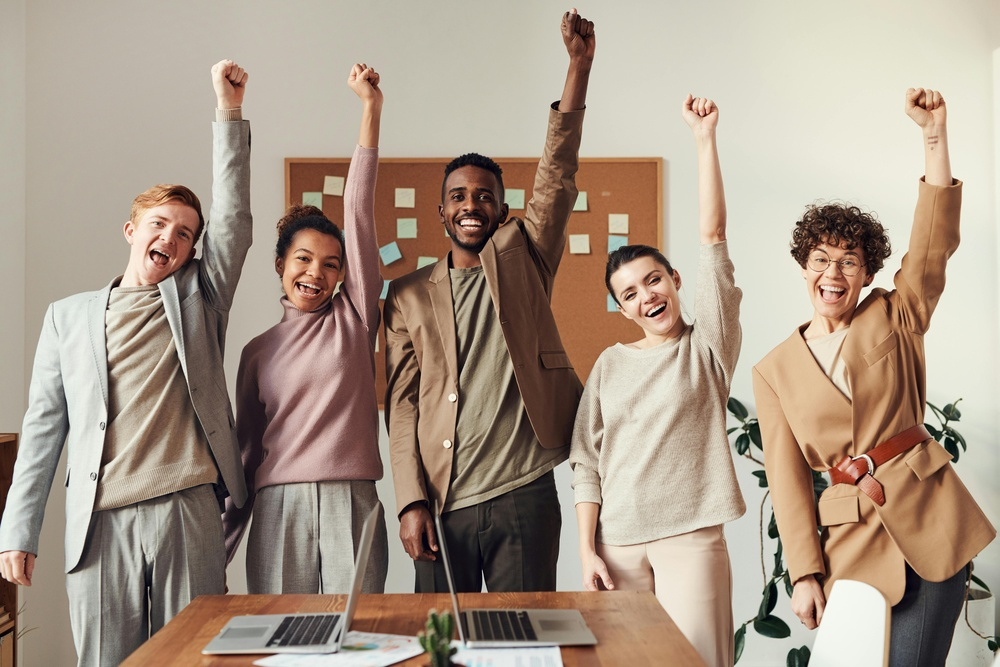
#> input picture IMAGES/people.jpg, 1000 x 667 px, shrunk from 6000 x 4000 before the run
$ python first.py
#> lines starting #> are read from the running program, lines starting #| are printed output that depends on the picture
import cv2
import numpy as np


# Load an image
image = cv2.imread("IMAGES/people.jpg")
#> image is the input picture: shape (667, 1000, 3); mean B, G, R 136.2, 152.1, 168.9


# Resize image
Resized=cv2.resize(image,[600,600])
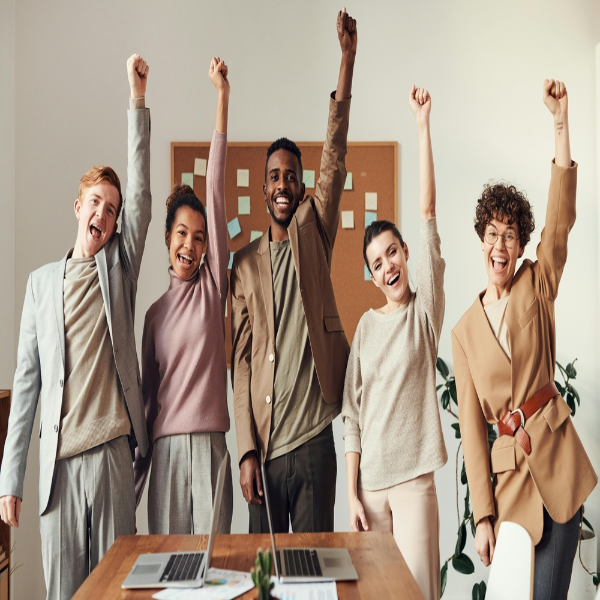
#> Resized: shape (600, 600, 3); mean B, G, R 136.1, 152, 168.8

blur= cv2.blur(Resized,(25,75))
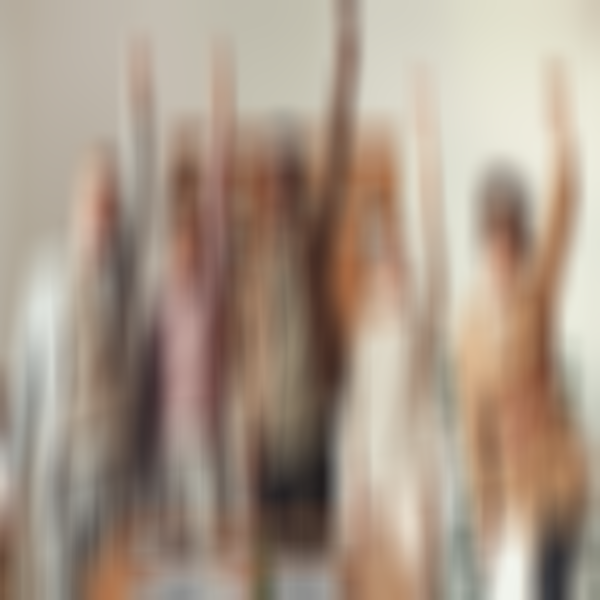
#> blur: shape (600, 600, 3); mean B, G, R 136.1, 152, 168.8

#put text
text=cv2.putText(Resized,'cute',(50,50),
     cv2.FONT_HERSHEY_SIMPLEX,1,(0,255,0),2)


blur= cv2.blur(Resized,(25,75))

gaussian=cv2.GaussianBlur(image,(7,7),0)

#canny edge detection
egde=cv2.Canny(image,10,50)
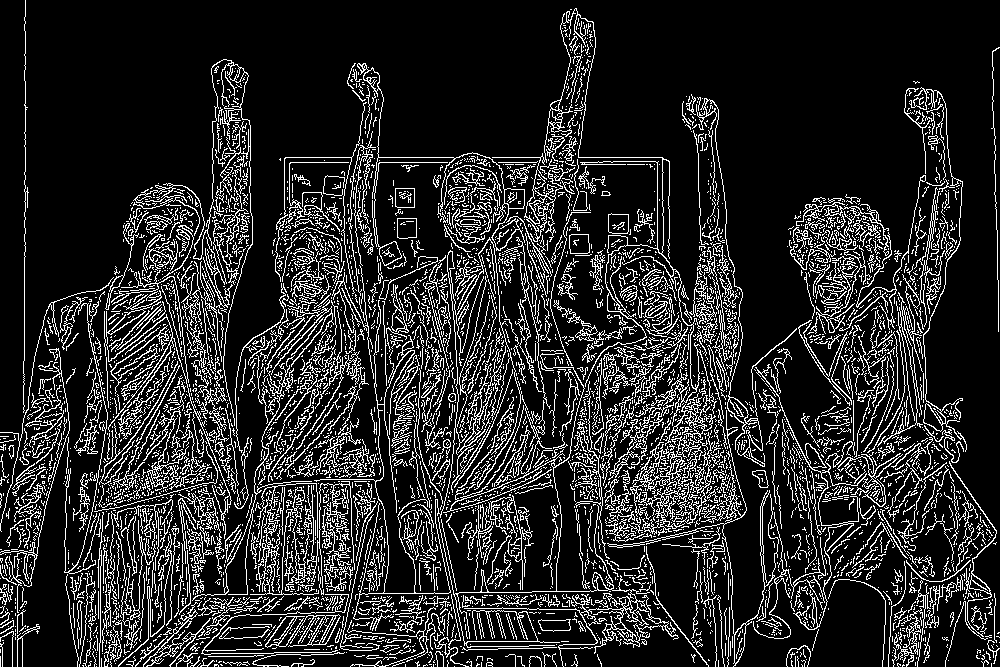
#> egde: shape (667, 1000); 15.6% white in thin lines or dots

#bilateral filter
bilateral=cv2.bilateralFilter(image,15,75,75)

cropped=Resized[20:100,100:200]
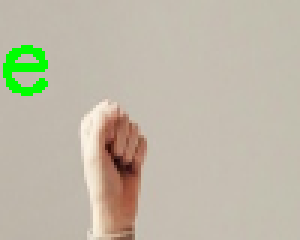
#> cropped: shape (80, 100, 3) (shown 3 times larger); mean B, G, R 167.5, 184.8, 190.3
#translation function
def translate(Resized,x,y):
#> called with x = -100, y = 100
    transMat=np.float32([[1,0,x],[0,1,y]])
    dimensions=(Resized.shape[1],Resized.shape[0])
#> dimensions = (1000, 667)
    return cv2.warpAffine(Resized, transMat, dimensions)
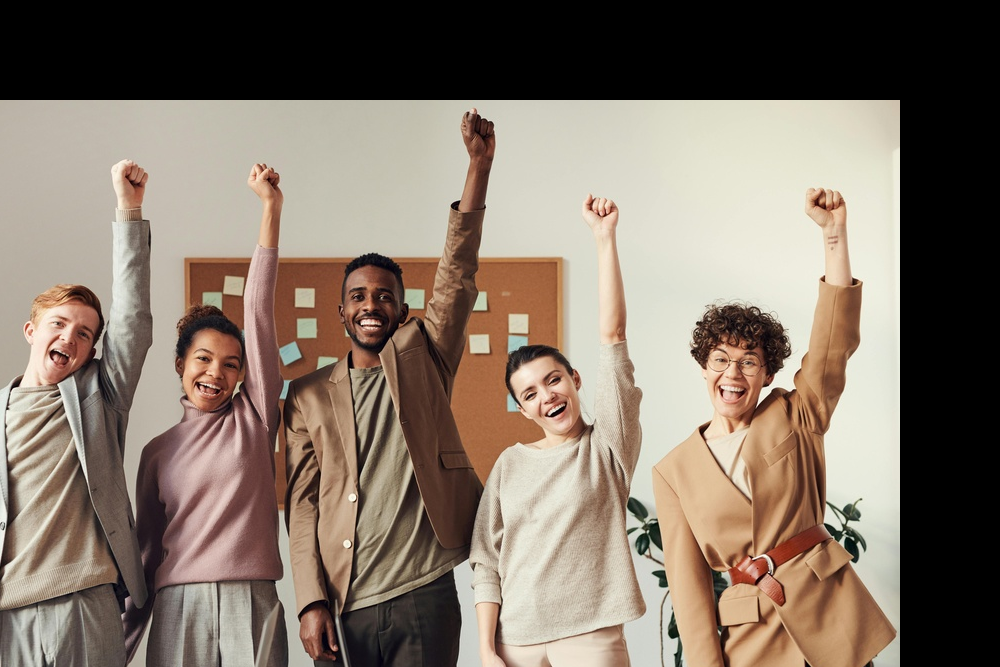
#> returned value: shape (667, 1000, 3); mean of channels 0, 1, 2 104.6, 117.4, 131.2; drawn as B, G, R

translate=translate(image,-100,100)
#cv2.imshow('translated', translate)

#Flipping
flip=cv2.flip(Resized,-1)
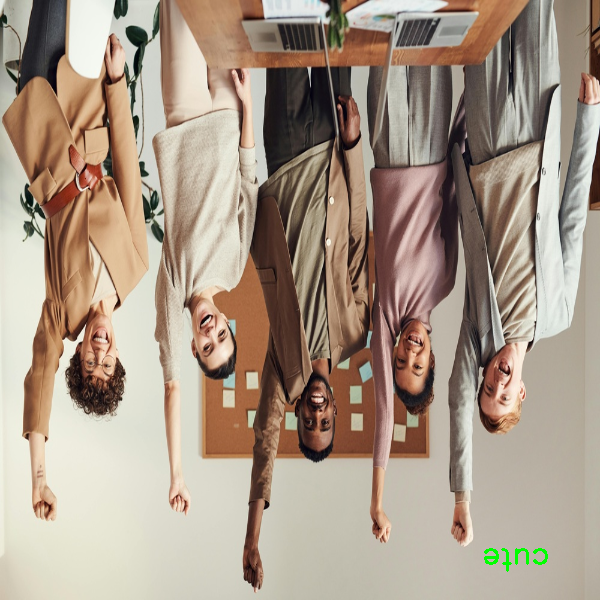
#> flip: shape (600, 600, 3); mean B, G, R 135.9, 152.1, 168.6
cv2.imshow('Flipped',flip)


# Display it
cv2.imshow("My Image", Resized)
# [6 lines of commented-out code are left out]
cv2.waitKey(0)
cv2.destroyAllWindows()

$ run again, with IMAGES/lucy.jpg copied over IMAGES/people.jpg
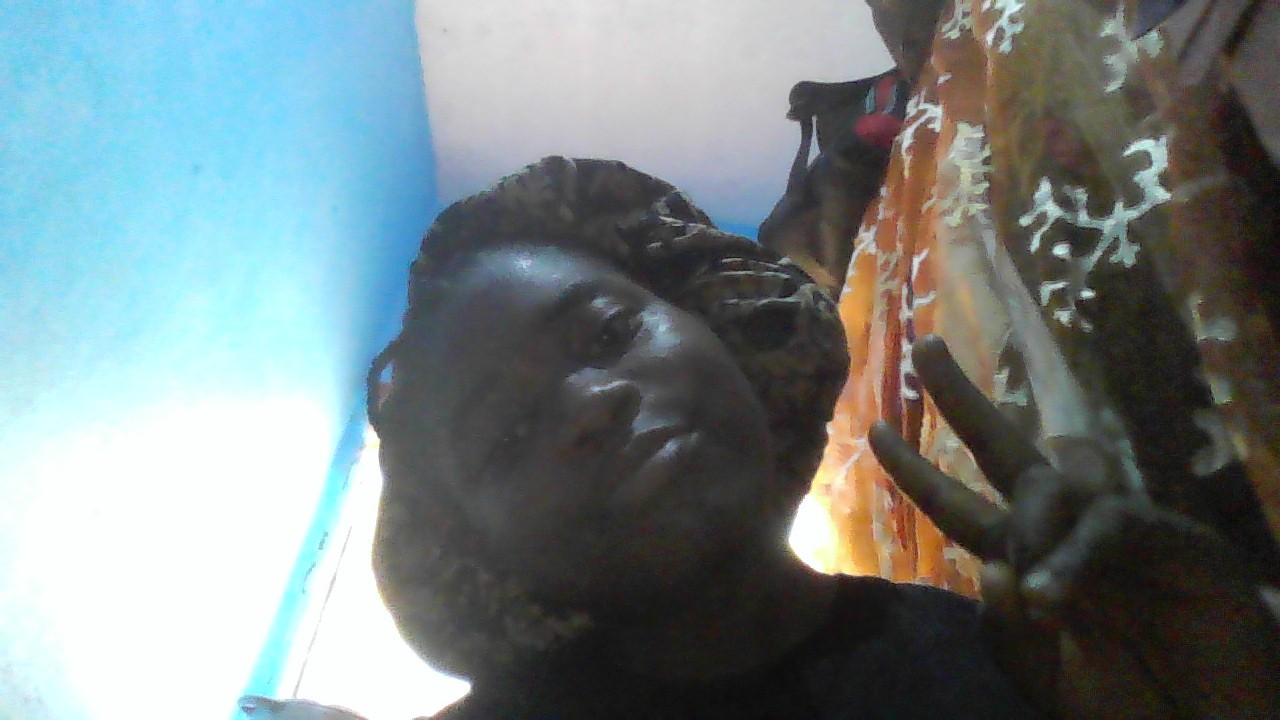
#> input picture IMAGES/lucy.jpg, 1280 x 720 px
#> image is the input picture: shape (720, 1280, 3); mean B, G, R 132.1, 130.8, 119.3
#> `egde=cv2.Canny(image,10,50)`:
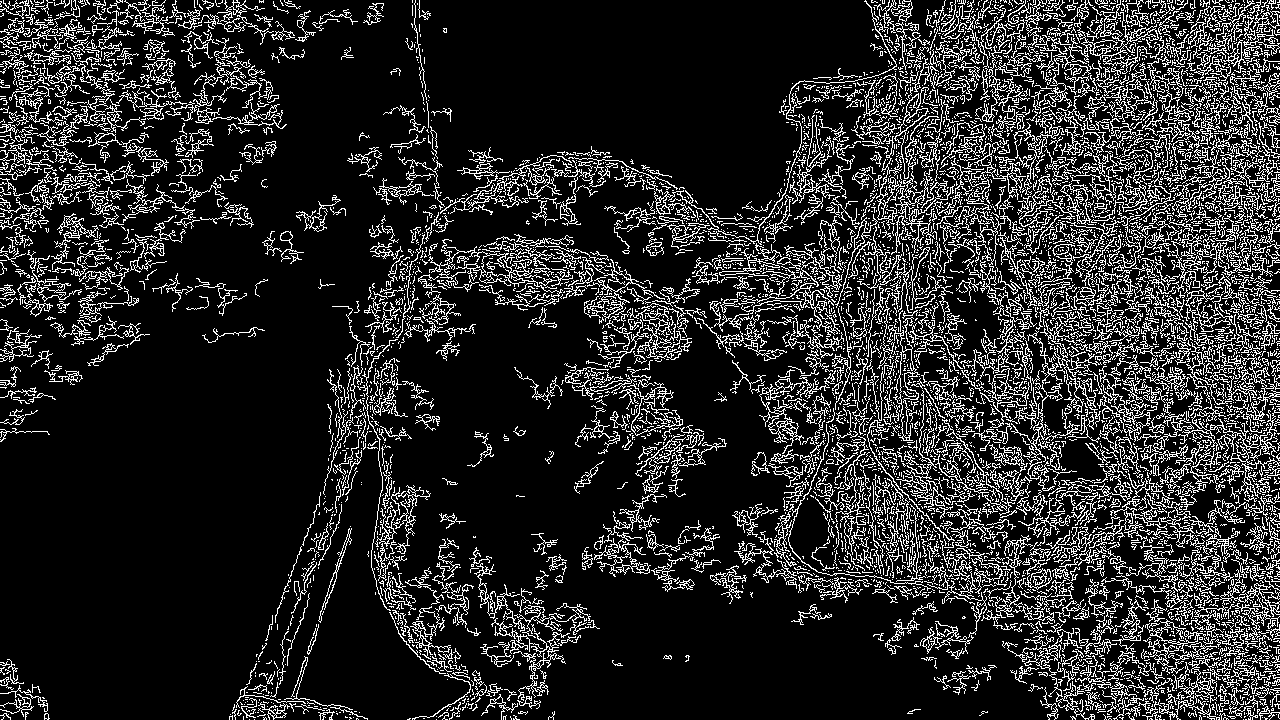
#> egde: shape (720, 1280); 15.9% white in thin lines or dots
#> `flip=cv2.flip(Resized,-1)`:
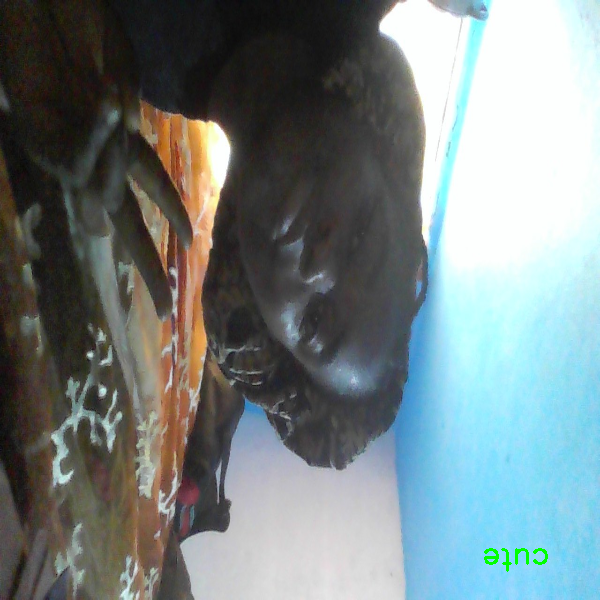
#> flip: shape (600, 600, 3); mean B, G, R 131.7, 130.7, 119

$ run again, with IMAGES/person.jpg copied over IMAGES/people.jpg
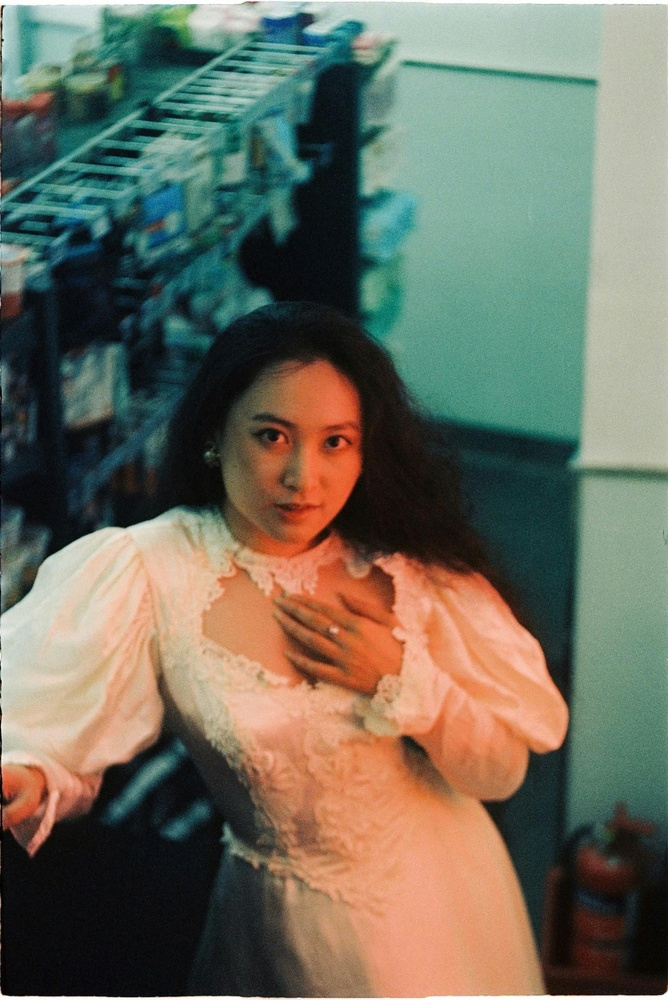
#> input picture IMAGES/person.jpg, 668 x 1000 px, shrunk from 1709 x 2560 before the run
#> image is the input picture: shape (1000, 668, 3); mean B, G, R 95, 110.1, 110.6
#> `egde=cv2.Canny(image,10,50)`:
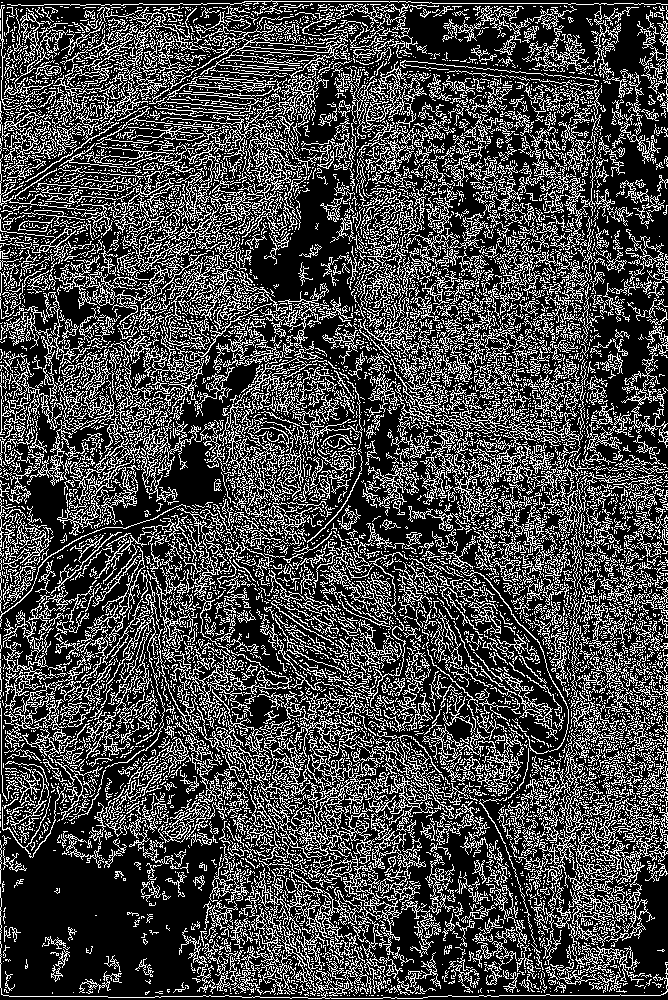
#> egde: shape (1000, 668); 27.7% white in thin lines or dots
#> `flip=cv2.flip(Resized,-1)`:
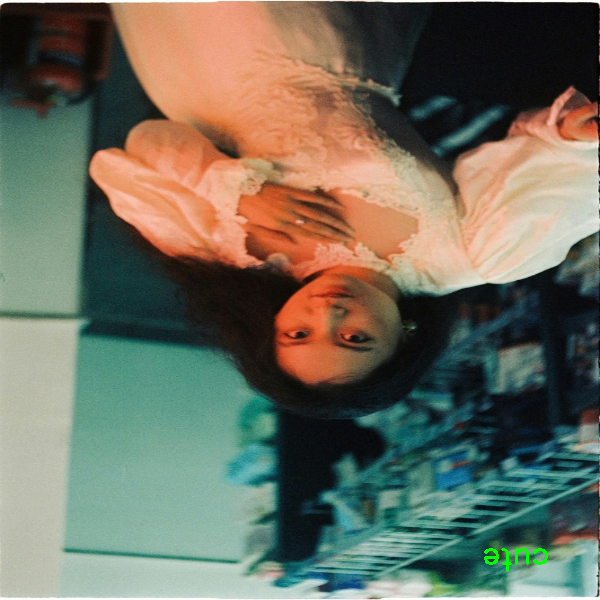
#> flip: shape (600, 600, 3); mean B, G, R 94.8, 110.1, 110.4

$ run again, with IMAGES/test.jpg copied over IMAGES/people.jpg
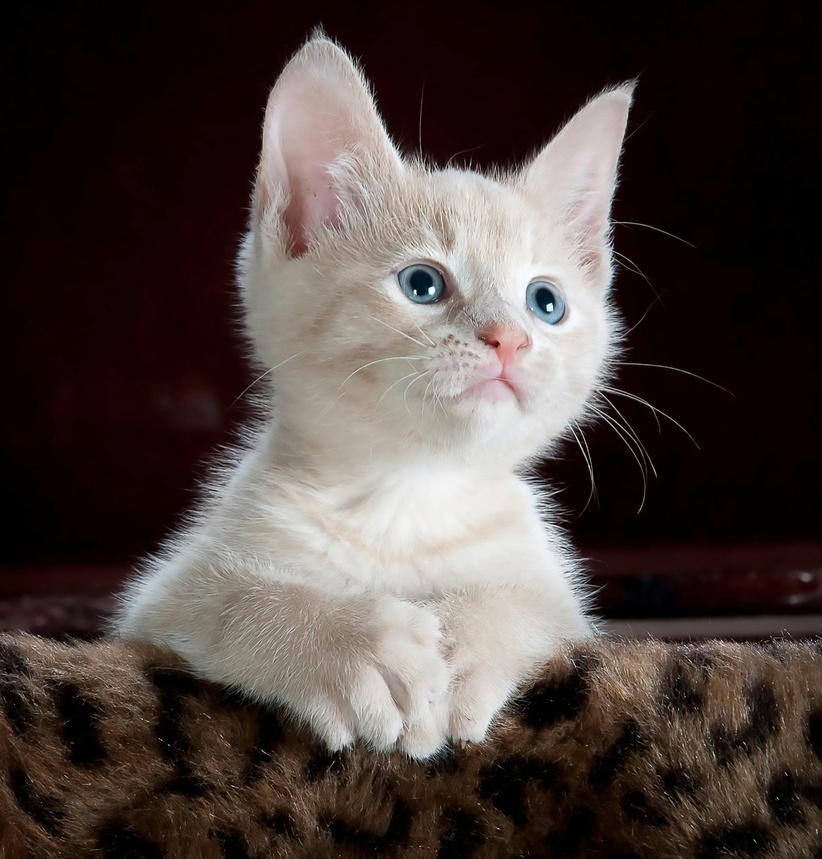
#> input picture IMAGES/test.jpg, 822 x 859 px, shrunk from 2392 x 2500 before the run
#> image is the input picture: shape (859, 822, 3); mean B, G, R 63.1, 66.9, 77.3
#> `egde=cv2.Canny(image,10,50)`:
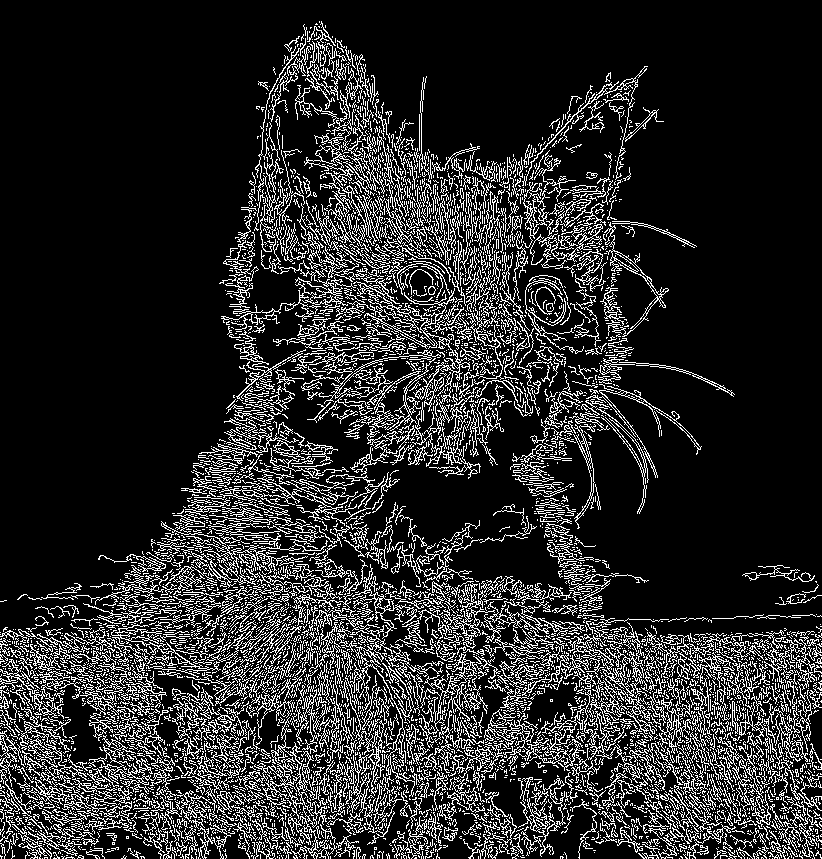
#> egde: shape (859, 822); 16.5% white in thin lines or dots
#> `flip=cv2.flip(Resized,-1)`:
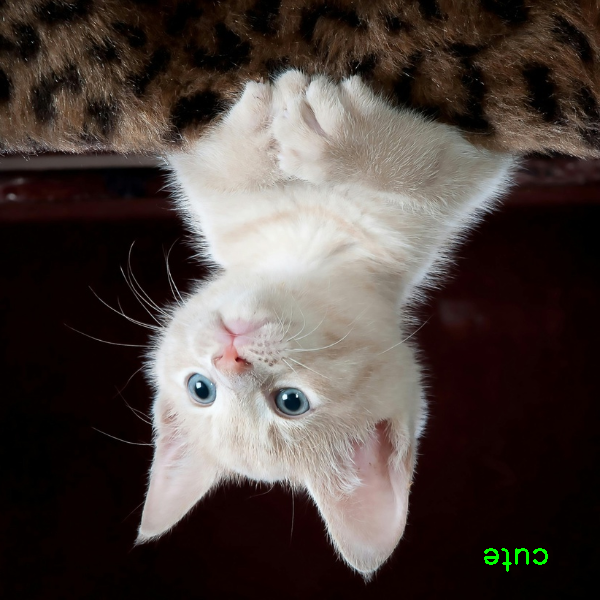
#> flip: shape (600, 600, 3); mean B, G, R 63, 67.1, 77.2
